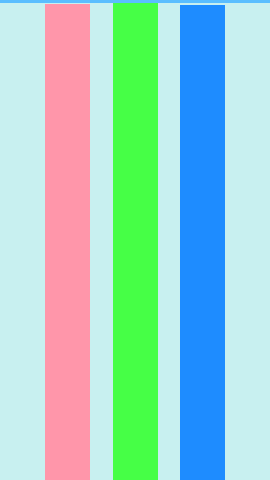
Frame 1 (no input)
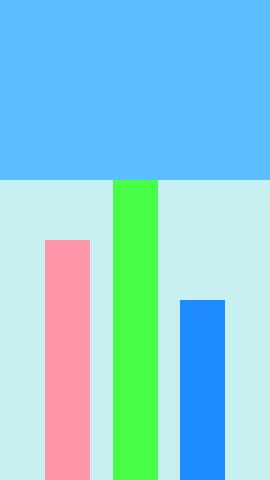
Frame 60 (the mouse pressed at the canvas centre just before this capture)
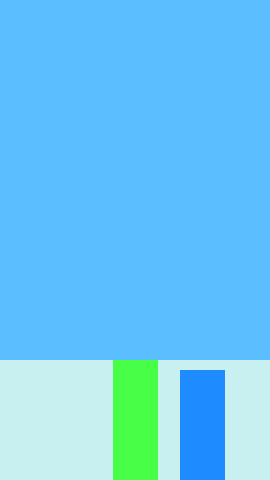
Frame 120 (the mouse held since frame 60 and released just before this capture)

The Processing sketch that drew these frames (run headless with seeded random() and noise(); from frame 60 on, the mouse is pressed at the canvas centre):

// Processing sketch: highestBar
// ── highestBar.pde
int y1 = -480, y2 = -480, y3 = -480, y4 = 0;
int s1 = 4, s2 = 3, s3 = 5;

void setup() {
  size(270, 480);
  noStroke();
}

void draw() {
  if (y1 < -480 || y1 > 0)
    s1 = s1 * (-1);
  if (y2 < -480 || y2 > 0)
    s2 = s2 * (-1);
  if (y3 < -480 || y3 > 0)
    s3 = s3 * (-1);
  y1 += s1;
  y2 += s2;
  y3 += s3;
  if (y1 <= y2 && y1 <= y3)
    y4 = y1;
  if (y2 <= y3 && y2 <= y1)
    y4 = y2;
  if (y3 <= y1 && y3 <= y2)
    y4 = y3;
  background(90, 190, 255);
  fill(200, 240, 240);
  rect(0, 480, 270, y4);
  fill(255, 150, 170);
  rect(45, 480, 45, y1);
  fill(70, 255, 70);
  rect(113, 480, 45, y2);
  fill(30, 140, 255);
  rect(180, 480, 45, y3);
}
